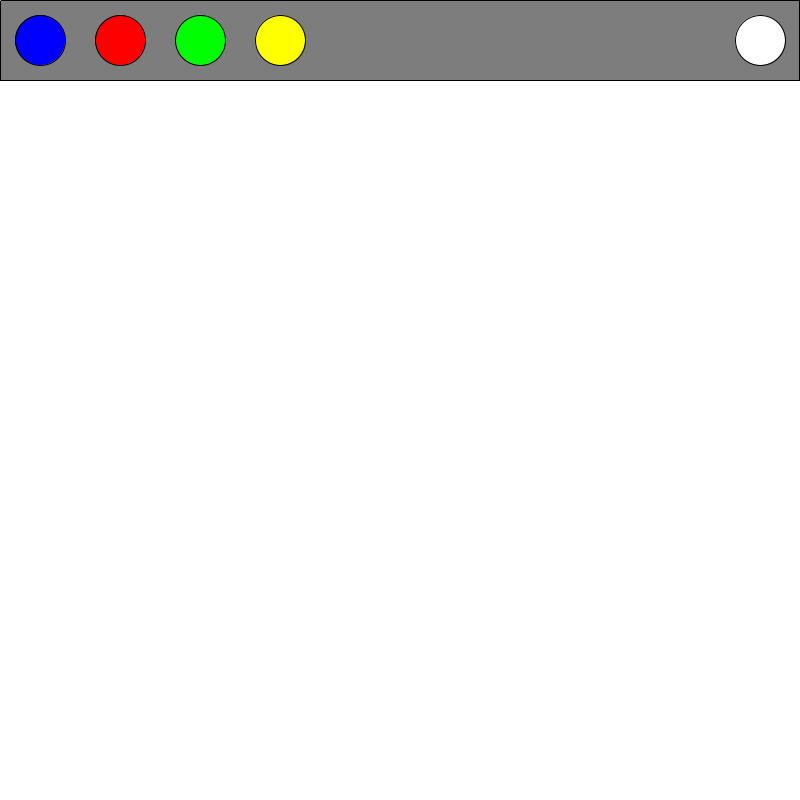
Frame 1 (no input)
Frame 60 (the mouse pressed at the canvas centre just before this capture): identical to frame 1, image omitted
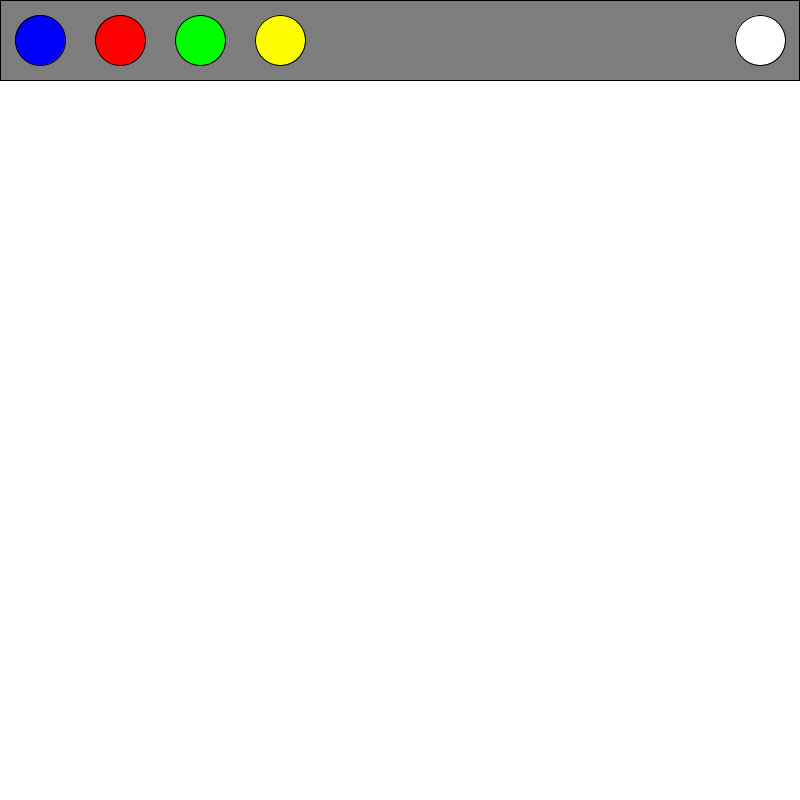
Frame 120 (the mouse held since frame 60 and released just before this capture)

The Processing sketch that drew these frames (run headless with seeded random() and noise(); from frame 60 on, the mouse is pressed at the canvas centre):

// Processing sketch: Paint_Program__New_
// ── Paint_Program__New_.pde
color Pen = color(256);

void setup(){
size(800,800);
background(256,256,256);

}

void draw() {
//manu
stroke(0);
fill(125,125,125);
rect(0,0,799,80);  

//blue colour
stroke(0); 
fill(0,0,256);
ellipse(40, 40, 50, 50);

//red colour
stroke(0);
fill(256,0,0);
ellipse(120, 40, 50, 50);

//green colour
stroke(0);
fill(0,256,0);
ellipse(200, 40, 50, 50);

//yellow colour
stroke(0);
fill(256,256,0);
ellipse(280, 40, 50, 50);

//eraser
stroke(0);
fill(256,256,265);
ellipse(760, 40, 50, 50);

//pen
stroke(Pen);
fill(Pen);
line(mouseX,mouseY,pmouseX,pmouseY); 
}

//drawing with Pen
void mouseClicked() {
    if (Pen == 256) {
    Pen = color(0);
     } else {
    Pen = color(256);
     }
//chaning the color
    if (mouseX >20 && mouseX<80 && mouseY>20 && mouseY<80){
    Pen = color(0,0,256); 
     }
    if (mouseX >100 && mouseX<160 && mouseY>20 && mouseY<80){
    Pen = color(256,0,0); 
     }
    if (mouseX >180 && mouseX<240 && mouseY>20 && mouseY<80){
    Pen = color(0,256,0); 
     }
    if (mouseX >260 && mouseX<320 && mouseY>20 && mouseY<80){
    Pen = color(256,256,0); 
     }
     if (mouseX >600 && mouseX<760 && mouseY>20 && mouseY<80){
    Pen = color(256,256,256); 
     }
  }

//pen thickness
void keyPressed() {
   if (key == CODED) {
   }
   if (keyCode == 49) {
   strokeWeight(1);
   }
   else if (keyCode == 50) {
   strokeWeight(2);
   }
   else if (keyCode == 51) {
   strokeWeight(3);
   }
   else if (keyCode == 52) {
   strokeWeight(4);
   }
   else if (keyCode == 53) {
   strokeWeight(5);
   }
   else if (keyCode == 54) {
   strokeWeight(6);
   }
}
